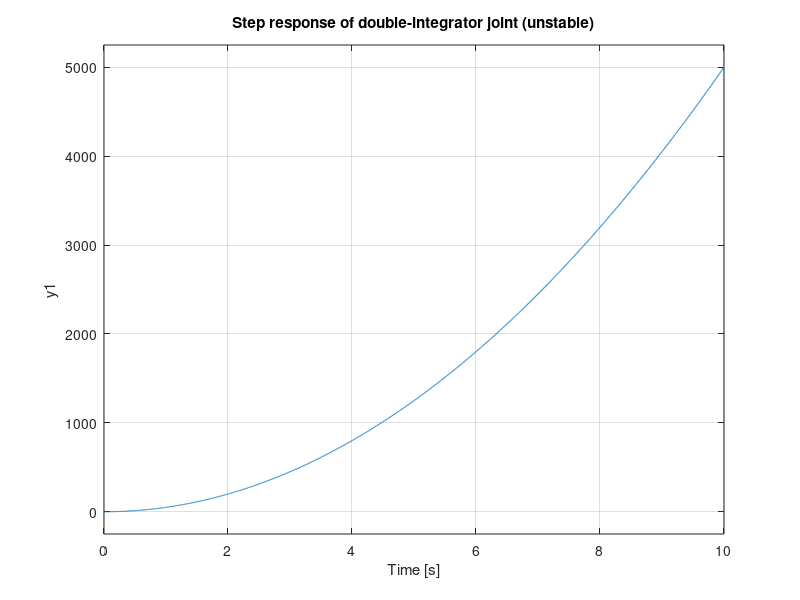

Write MATLAB code to recreate this figure.
% Characteristic polynomial: (s^2 + 1)^2
den1 = [1 0 2 0 1];
r1 = roots(den1);

% Approximate multiplicities
tol = 1e-6;
clusters = {};
used = false(size(r1));
for i = 1:length(r1)
    if used(i), continue; end
    idx = find(abs(r1 - r1(i)) < tol);
    used(idx) = true;
    clusters{end+1} = r1(idx); %#ok<AGROW>
end

% Classify
unstable = false; marginal = false;
for k = 1:numel(clusters)
    c = clusters{k};
    s_avg = mean(c);
    m = numel(c);
    if real(s_avg) > tol
        unstable = true;
    elseif abs(real(s_avg)) <= tol
        if m >= 2, unstable = true; else marginal = true; end
    end
end

if unstable
    disp('unstable');
elseif marginal
    disp('marginally stable');
else
    disp('asymptotically stable');
end

% Simple robot joint model: inertia J, friction b
J = 0.01; b = 0.0;
num_joint = 1;
den_joint = [J 0 0];  % J s^2
G_joint = tf(num_joint, den_joint);
figure; step(G_joint); grid on;
title('Step response of double-integrator joint (unstable)');

% In Robotics System Toolbox or Peter Corke''s Robotics Toolbox,
% G_joint can serve as the linearized plant for a single revolute joint.
